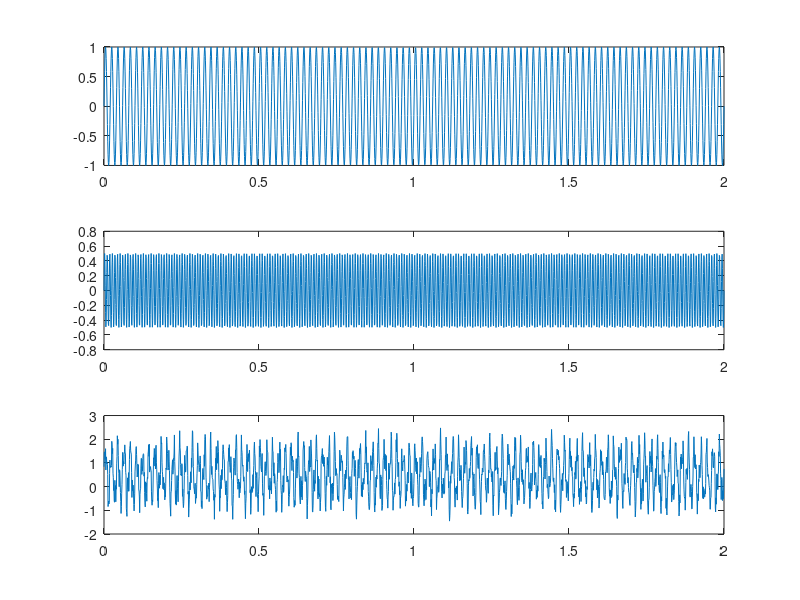
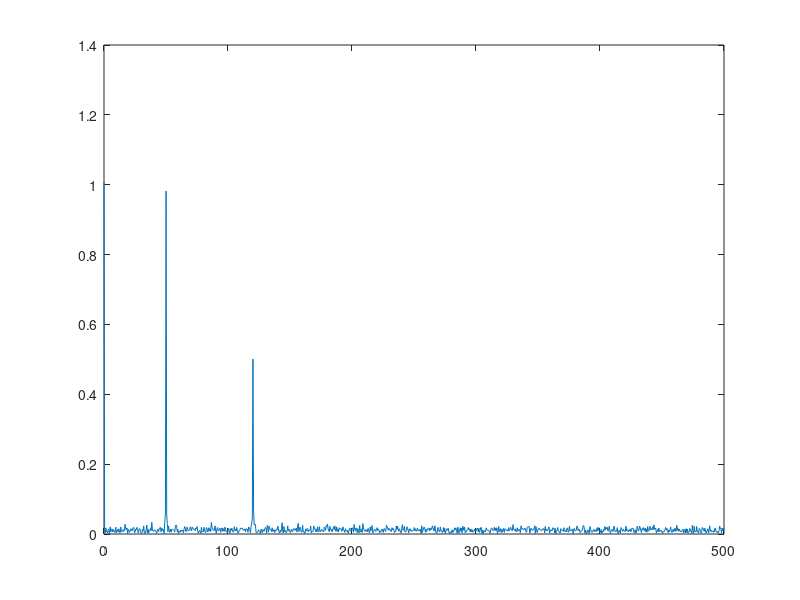

Recreate these plots in MATLAB, in order.
clf;
%t = [0:0.001:2];
t= linspace(0,2,2000);

f = 0 : 1000/length(t) : 1000 - 1000/length(t); % Frequency vector
f1= 50;
f2= 120;

sin1= sin(2*pi*f1*t);
sin2= 0.5*sin(2*pi*f2*t);
noise_sig = rand(1,length(t));
Sig= sin1+sin2+noise_sig;
fft_Sig = abs(fft(Sig));
fft_Sig = fft_Sig ./ 1000;

f_axis= linspace(0 , 1, fix(length(t)/2))*500;

Iv = 1:length(f_axis);

subplot(3,1,1),plot(t,sin1)
subplot(3,1,2),plot(t,sin2)
subplot(3,1,3),plot(t,Sig)
figure(2)
plot(f_axis,fft_Sig(Iv))
